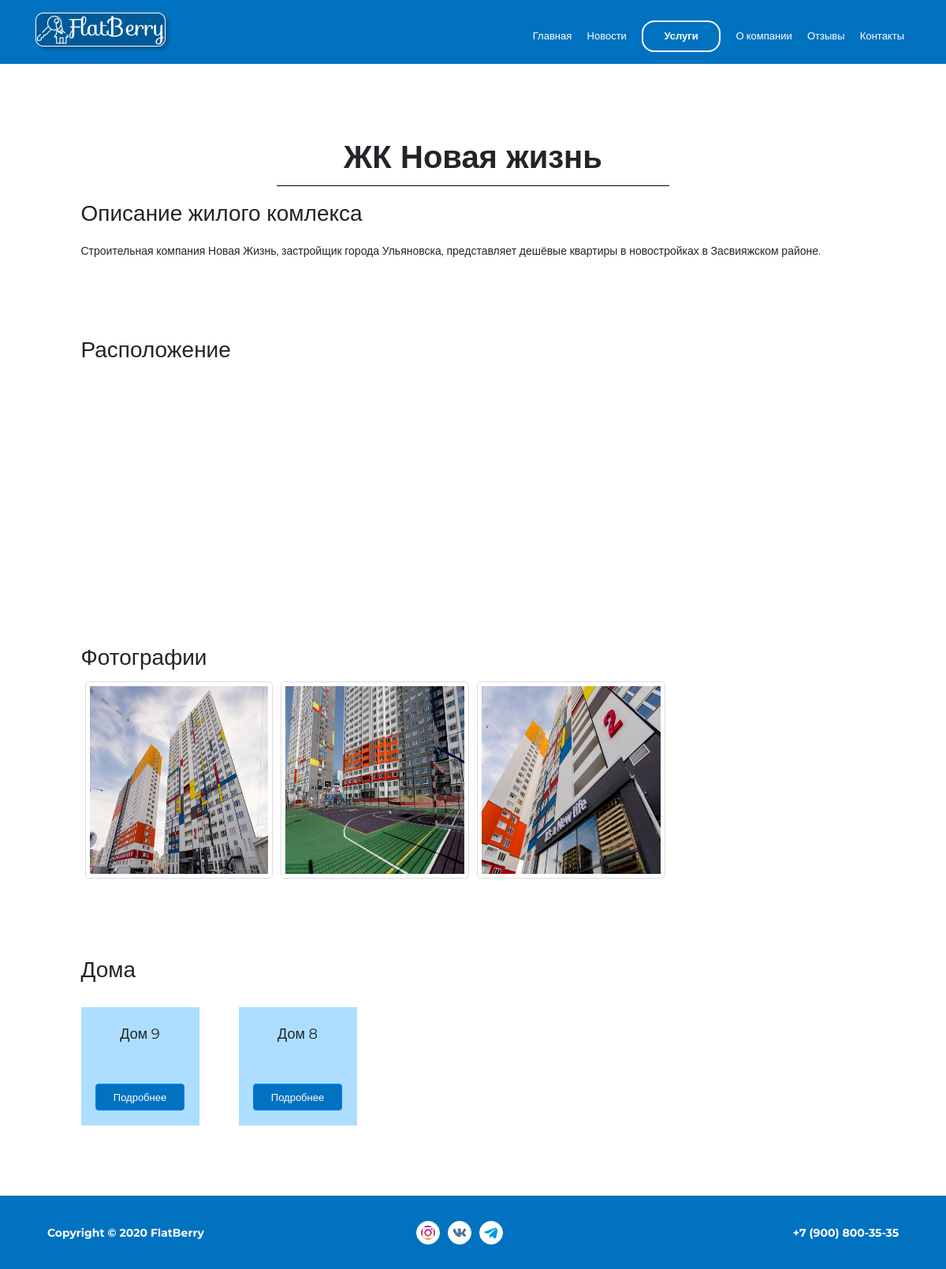
The app's page /service/catalog-nb/zhk_novaya_zhizn/ with its own data.
### service/models.py (models this page shows, shortened)
class Complex(models.Model):
    name = models.CharField(max_length=50, verbose_name='Название')
    slug = models.SlugField(blank=True, verbose_name='Слаг')
    description = models.TextField(verbose_name='Описание')
    lat = models.FloatField(blank=True, null=True, verbose_name='Широта')
    lon = models.FloatField(blank=True, null=True, verbose_name='Долгота')
    img = models.ImageField(upload_to='complex/', verbose_name='Превью')
    class Meta:
        verbose_name = 'Жилой комплекс'
        verbose_name_plural = 'Жилые комплексы'

class ComplexGallery(models.Model):
    complex = models.ForeignKey(Complex, on_delete=models.CASCADE, blank=True, verbose_name='Название ЖК')
    gal_img = models.ImageField(upload_to='complex/gallery/', blank=True, verbose_name='Фотография')
    class Meta:
        verbose_name = 'Фотография ЖК'
        verbose_name_plural = 'Фотографии ЖК'

class House(models.Model):
    complex = models.ForeignKey(Complex, on_delete=models.CASCADE, blank=True, verbose_name='Комплекс')
    house_number = models.IntegerField(verbose_name='Номер дома')
    num_complex = models.IntegerField(verbose_name='Номер дома по счёту в этом комплексе', blank=True, null=True)
    class Meta:
        verbose_name = 'Дом'
        verbose_name_plural = 'Дома'

### service/views.py (the view)
# urls.py: path('catalog-nb/<slug:slug>/', views.ComplexDetailView.as_view(), name='complex-detail'),
class ComplexDetailView(DetailView):
    active = ['service']
    model = Complex
    template_name = 'service/complex.html'
    def get_context_data(self, **kwargs):
        context = super().get_context_data(**kwargs)
        context['gallery'] = ComplexGallery.objects.filter(complex=context['complex'])
        context['houses'] = House.objects.filter(complex=context['complex'])
        context['apartments'] = {h.pk: Apartment.objects.filter(house=h) for h in context['houses']}
        for h in context['houses']:
            print(h.id)
        return context

### service/templates/service/complex.html (shortened to what this page needs)
{% extends 'base.html' %}
{% load static %}
{% block header %}
<link rel="stylesheet" href="{% static 'mainApp/css/table-card.css' %}">
{% endblock %}
{% block content %}
  <div class="continer block">
    <div class="row"  id="all">
      <div class="col-lg-10 offset-1">
        <h1>{{ complex.name }}</h1>
        <hr width="50%" >
        <div class="descr-section">
          <h2 class="complex-section">Описание жилого комлекса</h2>
          <p class="complex-descr">{{ complex.description }}</p>
        </div>
        <div class="descr-section">
          <h2>Расположение</h2>
          <div id="map" class="map"></div>
        </div>
        <div class="gallery-section">
          <h2 class="text-left">Фотографии</h2>
            <div class="gallery-i">
              {% if gallery %}
                {% for img in gallery %}
                  <div class="col-lg-3 col-sm-5 thumb">
                    <a data-fancybox="gallery" href="{{ img.gal_img.url }}">
                      <img class="img-fluid" src="{{ img.gal_img.url }}" alt="...">
                    </a>
                  </div>
                {% endfor %}
              {% endif %}
            </div>
      </div>
      <div class="house-section">
        <h2 class="text-left">Дома</h2>
        <div class="h-cards-wrapper">
          {% for house in houses %}
          <div class="h-card">
            <div class="h-card-info">
              <p class="house-title">Дом {{ house.house_number }}</p>
                 <button class="btn btn-primary read-more h-btn" id="showCard" onClick="viewHouseCard({{house.num_complex}})" >
                  Подробнее
                </button>
            </div>
          </div>
        {% endfor %}
        </div>
      </div>
    </div>
  </div>
  </div>
{% endblock %}

### mainApp/static/mainApp/css/style.css (style rules this page uses)
body { font-family: 'Montserrat', sans-serif; font-size: 13px; height: 100%; }
.block { text-align: center; justify-content: center; }
h1 { font-size: 36; font-weight: 700; padding-top: 100px; line-height: 36px; }
hr { color: #fff; text-align: center; margin: 18px auto; border-color:#000; }
.btn-primary { display: block; width: 137px; }
.read-more { height: 34px; font-size: 16px; padding: auto; background-color: #0072C0; }
h2 { font-size: 28px; font-weight: 500; }
.descr-section { text-align: left; margin-bottom: 98px; }
.complex-descr { margin-top: 20px; font-size: 14px; }
.map { max-width: 60%; height: 236px; margin-top: 23px; }
.thumb img { -webkit-filter: grayscale(0); filter: none; border-radius: 5px; background-color: #fff; border: 1px solid #ddd; padding: 5px; }
.thumb { padding: 5px; }
.gallery-i { display: flex; flex-wrap: wrap; }
.img-fluid { height: 250px; }
.house-section { margin-top: 94px; }
.h-cards-wrapper { display: flex; flex-wrap: wrap; }
.h-card { margin-top: 23px; height: 150px; width: 150px; background-color: #ADDEFF; font-size: 18px; margin-right: 50px; }
.h-card-info { padding-top: 21px; padding-bottom: 21px; display: flex; flex-direction: column; justify-content: center; }
.h-btn { margin: 33px auto 0 auto; width: 113px; font-size: 13px; }
button, button:active, button:focus { outline: none; }

### records on screen
Complex: name "ЖК Новая жизнь", description "Строительная компания Новая Жизнь, застройщик города Ульяновска, представляет дешёвые квартиры в новостройках в Засвияжском районе."
ComplexGallery: gal_img (picture)
ComplexGallery: gal_img (picture)
ComplexGallery: gal_img (picture)
House: house_number "9"
House: house_number "8"
